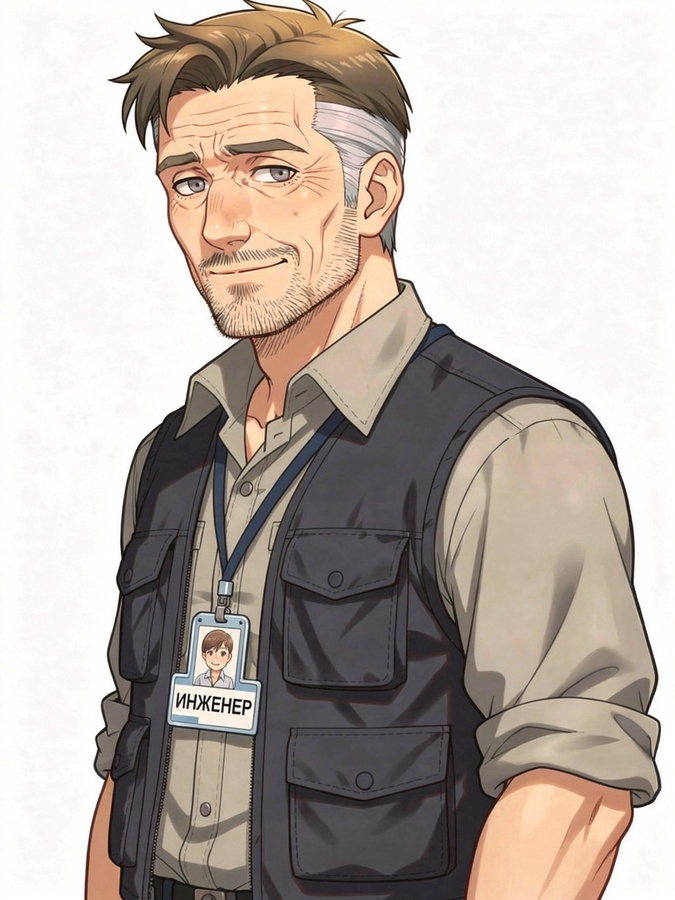
#> input picture assets/gen/sergey_eng_old__flux-2_0.jpg, 675 x 900 px, shrunk from 1008 x 1344 before the run
$ python _wrinkle_metric.py
#> lines starting #> are read from the running program, lines starting #| are printed output that depends on the picture
# -*- coding: utf-8 -*-
"""Число горизонтальных морщин на лбу и «текстурность» щетины.
Морщины: профиль яркости по строкам -> локальные минимумы с заметной глубиной.
"""
import os
import numpy as np
from PIL import Image

HERE = os.path.dirname(os.path.abspath(__file__))
GEN = os.path.join(HERE, 'assets', 'gen')
V2 = os.path.join(GEN, '_sergey_v2')

FILES = [
    ('base', os.path.join(GEN, 'sergey_eng_old__flux-2_0.jpg')),
    ('smile OLD', os.path.join(GEN, 'sergey_smile_0.jpg')),
    ('smile flux v2', os.path.join(V2, 'sergey_smile__flux-2_0.jpg')),
    ('smile gpt v2', os.path.join(V2, 'sergey_smile__gpt-image-2_0.png')),
    ('conc OLD', os.path.join(GEN, 'sergey_concerned_0.jpg')),
    ('conc flux v2', os.path.join(V2, 'sergey_concerned__flux-2_0.jpg')),
    ('conc gpt v2', os.path.join(V2, 'sergey_concerned__gpt-image-2_0.png')),
]
FORE = (.36, .62, .115, .215)
MUST = (.38, .64, .285, .355)


def wrinkle_lines(path):
    im = Image.open(path).convert('L')
    a = np.asarray(im, np.float32)
    h, w = a.shape
    x0, x1, y0, y1 = FORE
    z = a[int(h * y0):int(h * y1), int(w * x0):int(w * x1)]
    prof = z.mean(1)
    prof = prof - np.convolve(prof, np.ones(11) / 11, 'same')   # убрать общий градиент
    lines = 0
    depth = 0.0
    for i in range(2, len(prof) - 2):
        if prof[i] < prof[i - 1] and prof[i] <= prof[i + 1]:
            prom = min(prof[i - 2] - prof[i], prof[i + 2] - prof[i])
            if prom > 1.5:
                lines += 1
                depth += prom
    return lines, depth


def stubble(path):
    im = Image.open(path).convert('L')
    a = np.asarray(im, np.float32)
    h, w = a.shape
    x0, x1, y0, y1 = MUST
    z = a[int(h * y0):int(h * y1), int(w * x0):int(w * x1)]
    lap = np.abs(4 * z[1:-1, 1:-1] - z[:-2, 1:-1] - z[2:, 1:-1] - z[1:-1, :-2] - z[1:-1, 2:])
    return lap.mean()


print('%-15s %7s %8s %9s' % ('', 'морщин', 'глубина', 'щетина'))
for label, p in FILES:
    n, dp = wrinkle_lines(p)
#> in wrinkle_lines, `im = Image.open(path).convert('L')`:
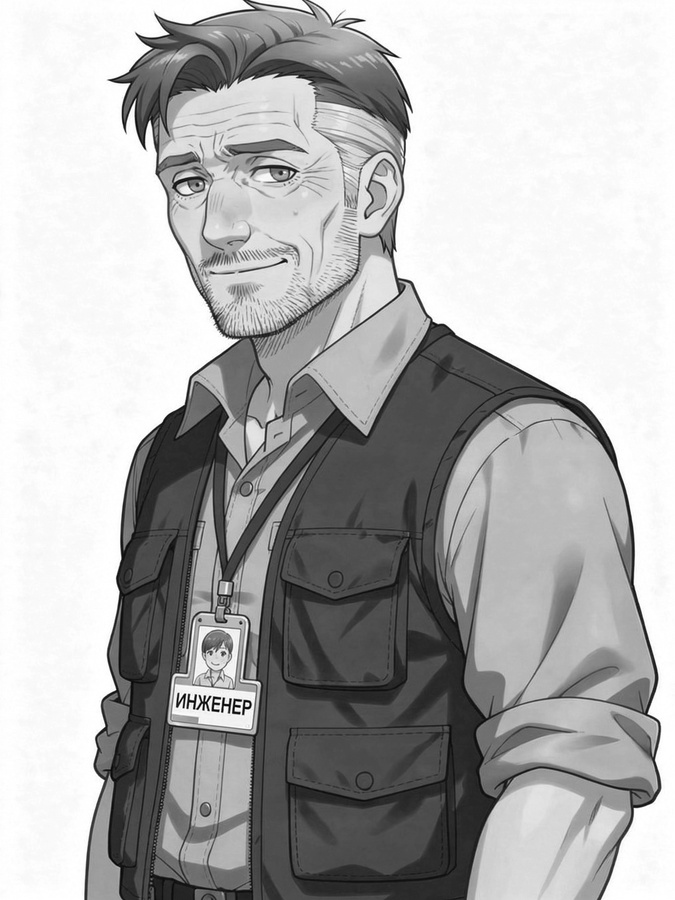
#> im: PIL image 675x900 L; min 0, max 255, mean 176.1
#> in wrinkle_lines, `z = a[int(h * y0):int(h * y1), int(w * x0):int(w * x1)]`:
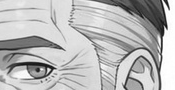
#> z: shape (90, 175) float32; min 19, max 255, mean 184.6
#> in wrinkle_lines, `prof = z.mean(1)`: prof = 90 values, max 202.1 at index 89, min 156.1 at index 64, mean 184.6
#> in wrinkle_lines, `prof = prof - np.convolve(prof, np.ones(11) / 11, 'same')`: prof = 90 values, max 92.79 at index 89, min -17.51 at index 64, mean 5.57
#> the loop in wrinkle_lines, `for i in range(2, len(prof) - 2):` made 86 passes
#> (prom, depth) on passes 4, 8, 20, 26, 39, 47, 53, 63, 77: (1.88, 1.88), (8.74, 10.62), (6.09, 16.71), (1.79, 18.5), (2.52, 21.02), (1.55, 22.58), (2.92, 25.5), (13.06, 38.56), (8.08, 46.64)
#> prom on passes 12, 14, 24, 55, 67, 81: -1.08, -0.821, -1.79, -2.92, 0.385, 1.22
#> after the loop in wrinkle_lines, `for i in range(2, len(prof) - 2):`: depth = 46.64; lines = 9
#> n = 9; dp = 46.64
    print('%-15s %7d %8.1f %9.2f' % (label, n, dp, stubble(p)))
#> in stubble, `z = a[int(h * y0):int(h * y1), int(w * x0):int(w * x1)]`:
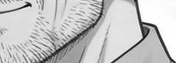
#> z: shape (63, 176) float32; min 11, max 255, mean 196.9
#> in stubble, `lap = np.abs(4 * z[1:-1, 1:-1] - z[:-2, 1:-1] - z[2:, 1:-1] - z[1:-1, ..`:
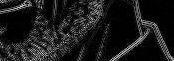
#> lap: shape (61, 174) float32; min 0, max 286, mean 31.7; drawn with min black and max white
#| base                  9     46.6     31.66
#> pass 2 of the loop `for label, p in FILES:`:
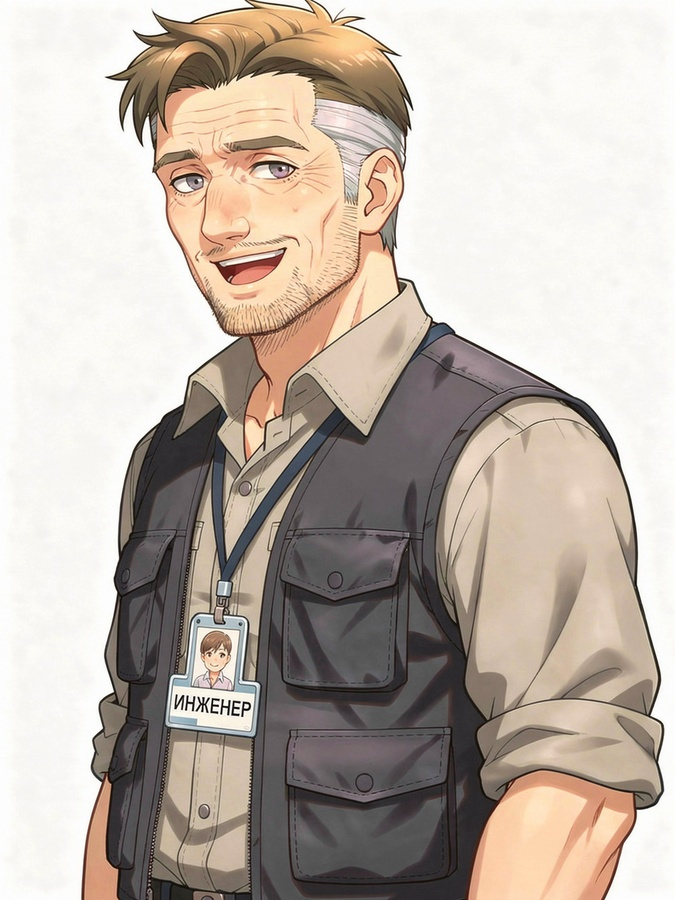
#> input picture assets/gen/sergey_smile_0.jpg, 675 x 900 px, shrunk from 1008 x 1344 before the run
#> in wrinkle_lines (call 2), `z = a[int(h * y0):int(h * y1), int(w * x0):int(w * x1)]`:
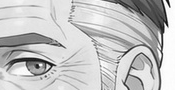
#> z: shape (90, 175) float32; min 3, max 255, mean 195.2
#> in wrinkle_lines (call 2), `prof = z.mean(1)`: prof = 90 values, max 213.7 at index 88, min 168 at index 60, mean 195.2
#> in wrinkle_lines (call 2), `prof = prof - np.convolve(prof, np.ones(11) / 11, 'same')`: prof = 90 values, max 97.34 at index 89, min -14.9 at index 60, mean 5.99
#> the loop in wrinkle_lines (call 2), `for i in range(2, len(prof) - 2):` made 86 passes
#> (prom, depth) on passes 5, 16, 36, 50, 59, 64, 74: (8.37, 8.37), (4.41, 12.78), (4.37, 17.15), (12.11, 29.26), (8.36, 37.62), (4, 41.62), (6.11, 47.72)
#> after the loop in wrinkle_lines (call 2), `for i in range(2, len(prof) - 2):`: depth = 47.72; lines = 7
#> dp = 47.72
#> in stubble (call 2), `lap = np.abs(4 * z[1:-1, 1:-1] - z[:-2, 1:-1] - z[2:, 1:-1] - z[1:-1, ..`:
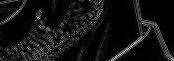
#> lap: shape (61, 174) float32; min 0, max 417, mean 32.1; drawn with min black and max white
#| smile OLD             7     47.7     32.06
#> pass 3 of the loop `for label, p in FILES:`:
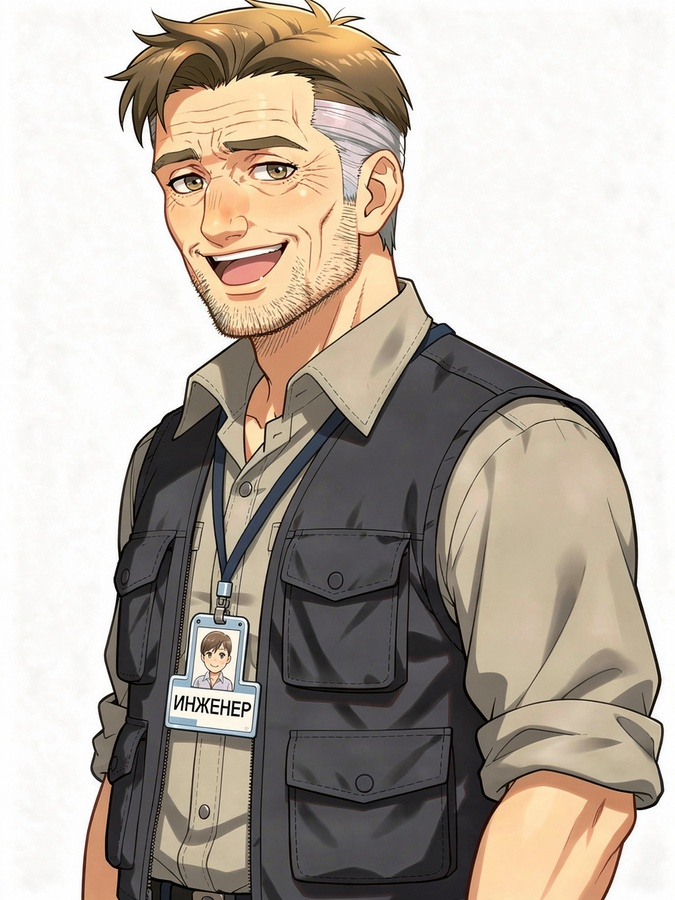
#> input picture assets/gen/_sergey_v2/sergey_smile__flux-2_0.jpg, 675 x 900 px, shrunk from 1008 x 1344 before the run
#> in wrinkle_lines (call 3), `z = a[int(h * y0):int(h * y1), int(w * x0):int(w * x1)]`:
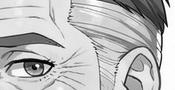
#> z: shape (90, 175) float32; min 1, max 255, mean 187.7
#> in wrinkle_lines (call 3), `prof = z.mean(1)`: prof = 90 values, max 207.4 at index 78, min 156.9 at index 61, mean 187.7
#> in wrinkle_lines (call 3), `prof = prof - np.convolve(prof, np.ones(11) / 11, 'same')`: prof = 90 values, max 94.48 at index 89, min -18.62 at index 61, mean 5.76
#> the loop in wrinkle_lines (call 3), `for i in range(2, len(prof) - 2):` made 86 passes
#> (prom, depth) on passes 5, 16, 35, 42, 45, 50, 60, 66: (8.88, 8.88), (4.24, 13.12), (7.16, 20.28), (10.89, 31.17), (5.31, 36.48), (9.06, 45.54), (11.07, 56.61), (7.85, 64.46)
#> after the loop in wrinkle_lines (call 3), `for i in range(2, len(prof) - 2):`: depth = 78.22; lines = 10
#> dp = 78.22
#> in stubble (call 3), `lap = np.abs(4 * z[1:-1, 1:-1] - z[:-2, 1:-1] - z[2:, 1:-1] - z[1:-1, ..`:
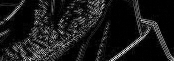
#> lap: shape (61, 174) float32; min 0, max 389, mean 41; drawn with min black and max white
#| smile flux v2        10     78.2     41.04
#> (the run stopped early here; a loop or call above may not have finished)
